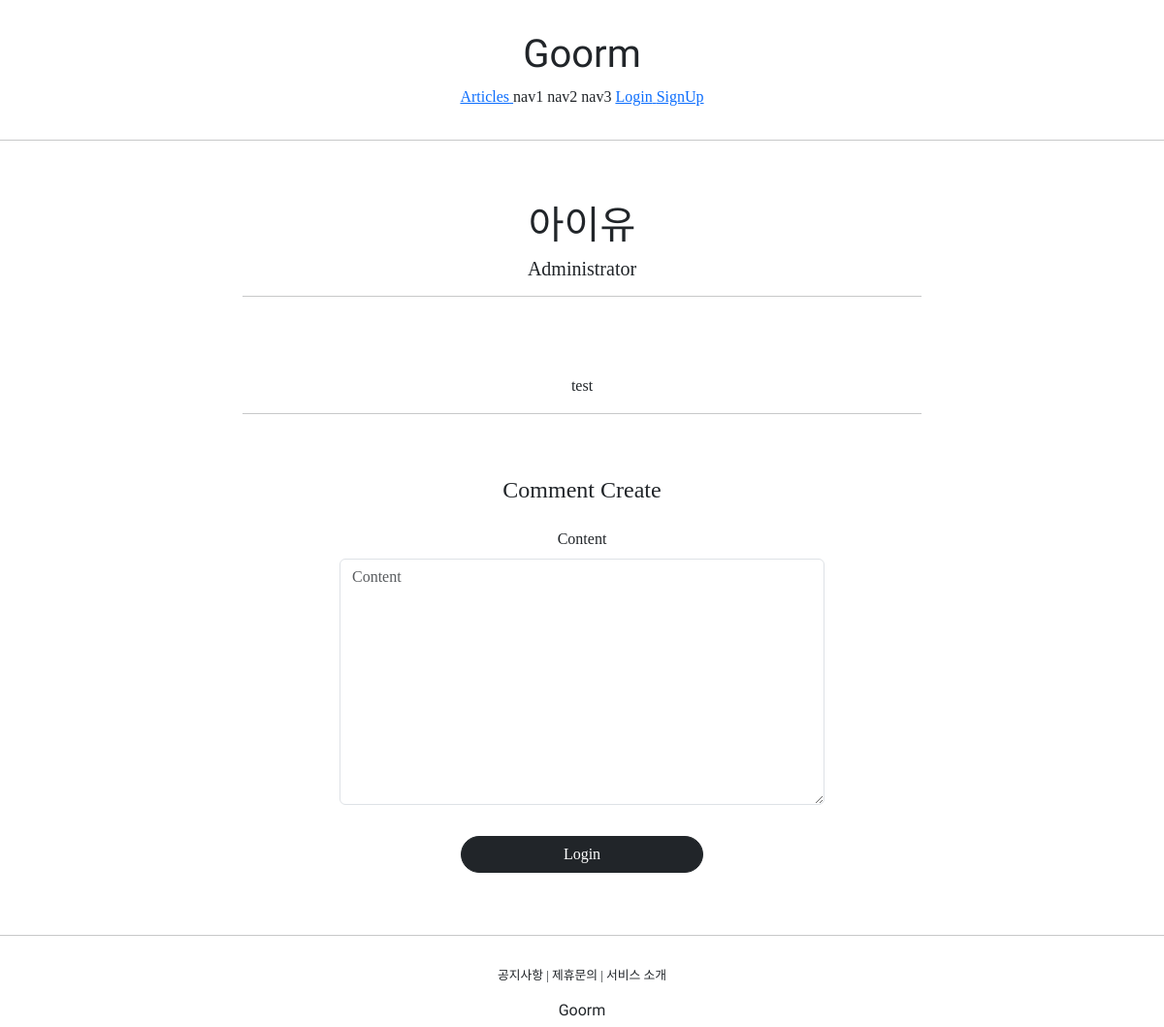
The app's page /articles/detail/4, older data.
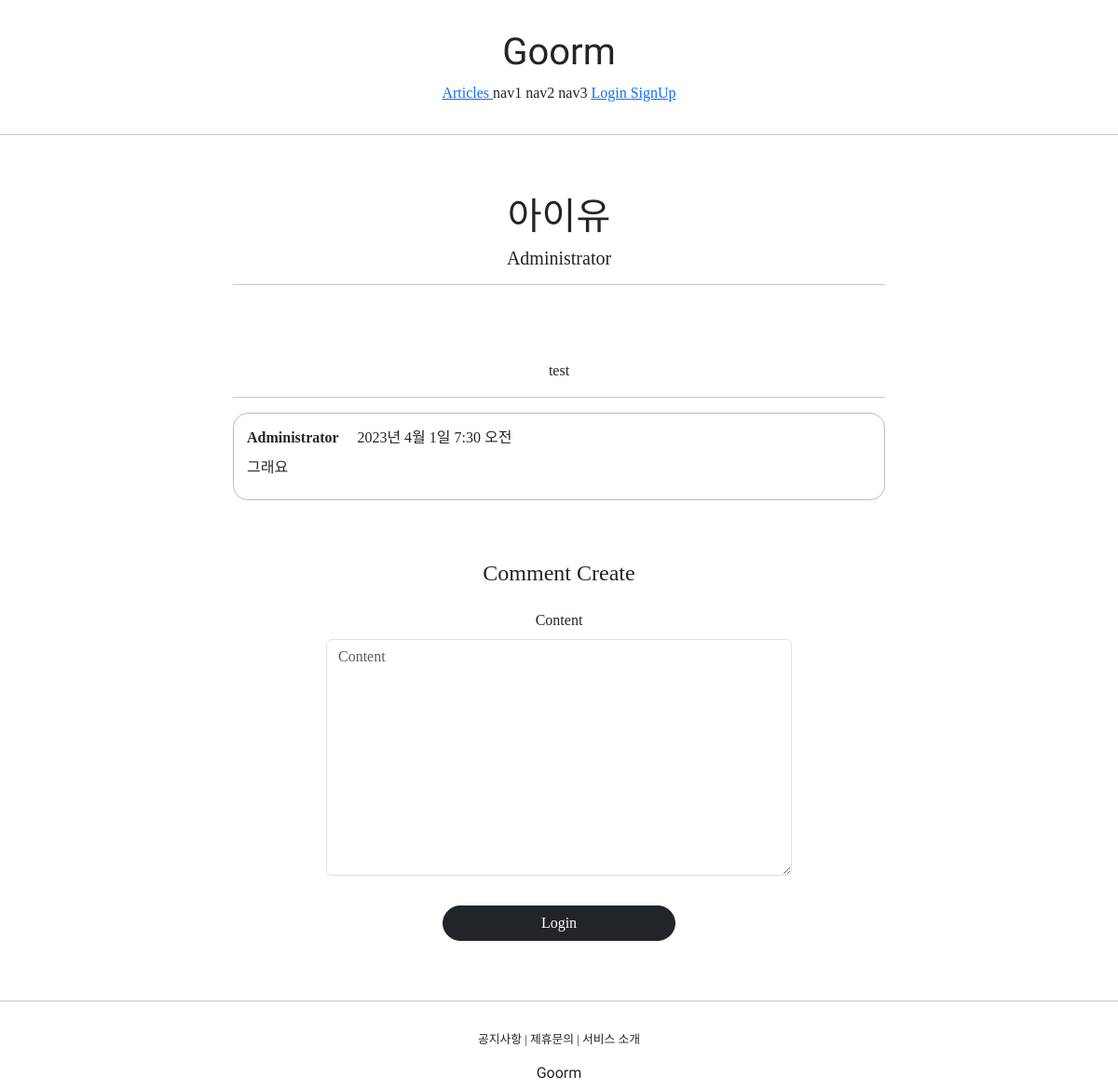
The same page, newer data.
### articleapp/models.py (models this page shows)
class Article(models.Model):
    writer = models.ForeignKey(User, on_delete=models.SET_NULL, related_name='article', null=True)
    title = models.CharField(max_length=200, null=True)
    image = models.ImageField(upload_to='article/', null=False)
    content = models.TextField(null=True)
    created_at = models.DateField(auto_now_add=True, null=True)

### profileapp/models.py (models this page shows)
class Profile(models.Model):
    user = models.OneToOneField(User, on_delete=models.CASCADE, related_name='profile')
    image = models.ImageField(upload_to='profile/', null=True)
    nickname = models.CharField(max_length=20, unique=True, null=True)
    message = models.CharField(max_length=100, null=True)

### commentapp/models.py (models this page shows)
class Comment(models.Model):
    article = models.ForeignKey(Article, on_delete=models.SET_NULL, null=True, related_name='comment')
    writer = models.ForeignKey(User, on_delete=models.SET_NULL, null=True, related_name='comment')
    content = models.TextField(null=False)
    created_at = models.DateTimeField(auto_now=True)

### articleapp/views.py (the view)
# urls.py: path('detail/<int:pk>', ArticleDetailView.as_view(), name='detail'),
class ArticleDetailView(DetailView, FormMixin):
    model = Article
    form_class = CommentCreationForm
    context_object_name = 'target_article'
    template_name = 'articleapp/detail.html'

### commentapp/forms.py
class CommentCreationForm(ModelForm):
    class Meta:
        model = Comment
        fields = ['content']

### articleapp/templates/articleapp/detail.html (shortened to what this page needs)
{% extends 'base.html' %}
{% block content %}
  <div>
      <div style="text-align: center; max-width: 700px; margin: 4rem auto;">
        <h1>
          {{ target_article.title }}
        </h1>
        <h5>
          {{ target_article.writer.profile.nickname }}
        </h5>
        <hr>
        <p>
          {{ target_article.content }}
        </p>
        <hr>
        {% for comment in target_article.comment.all %}
          {% include 'commentapp/detail.html' with comment=comment %}
        {% endfor %}
        {% include 'commentapp/create.html' with article=target_article %}
      </div>
  </div>
{% endblock %}

### templates/base.html
<!DOCTYPE html>
<html lang="ko">
{% include 'head.html' %}
<body style="font-family: 'NanumSquareR';">
    {% include 'header.html' %}
    <hr>
    {% block content %}
    {% endblock %}
    <hr>
    {% include 'footer.html' %}
</body>
</html>

### templates/head.html (shortened to what this page needs)
{% load static %}
<head>
    <link href="https://cdn.jsdelivr.net/npm/bootstrap@5.3.0-alpha1/dist/css/bootstrap.min.css" rel="stylesheet"
>
    <link rel="stylesheet" type="text/css" href="{% static 'base.css' %}">
</head>

### templates/header.html (shortened to what this page needs)
    <div class="goorm_header">
        <div>
            <h1 class="goorm_logo">Goorm</h1>
        </div>
        <div>
            <a href="{% url 'articleapp:list' %}">
                <span>Articles</span>
            </a>
            <span>nav1</span>
            <span>nav2</span>
            <span>nav3</span>
            {% if not user.is_authenticated %}
            <a href="{% url 'accountapp:login' %}?next={{ request.path }}">
                <span>Login</span>
            </a>
            <a href="{% url 'accountapp:create' %}">
                <span>SignUp</span>
            </a>
            {% endif %}
        </div>
    </div>

### commentapp/templates/commentapp/detail.html (shortened to what this page needs)
<div style="border: 1px solid; text-align: left; padding: 2%; margin: .5rem 0; border-radius: 1rem; border-color: #bbb">
    <div>
        <strong>
            {{ comment.writer.profile.nickname }}
        </strong>
        {{ comment.created_at }}
    </div>
    <div style="margin: .5rem 0">
        {{ comment.content }}
    </div>
</div>

### commentapp/templates/commentapp/create.html (shortened to what this page needs)
{% load bootstrap4 %}
{% block content %}
  <div class="goorm_500px_div">
    <div class="mb-4">
      <h4>Comment Create</h4>
    </div>
    <form action="{% url 'commentapp:create' %}" method="post">
      {% bootstrap_form form %}
      {% if user.is_authenticated %}
      <input type="submit" class="btn btn-dark rounded-pill col-6 mt-3">
      {% else %}
      <a href="{% url 'accountapp:login' %}?next={{ request.path }}"
         class="btn btn-dark rounded-pill col-6 mt-3">
        Login
      </a>
      {% endif %}
    </form>
  </div>
{% endblock %}

### templates/footer.html
    <div class="goorm_footer">
        <div class="goorm_footer_button">
            <span>공지사항</span> |
            <span>제휴문의</span> |
            <span>서비스 소개</span>
        </div>
        <div style="margin-top: 1rem;">
            <h6 class="goorm_logo">Goorm</h6>
        </div>
    </div>

### static/base.css (style rules this page uses)
.goorm_logo { font-family: 'Lobster', cursive; }
.goorm_footer_button { font-size: .8rem; }
.goorm_footer { text-align:center; margin-top: 2rem; }
.goorm_header { text-align:center; margin: 2rem 0; }
.goorm_500px_div { text-align: center; max-width: 500px; margin: 4rem auto }

Row changes from the older to the newer data that the page shows:
added Comment: writer.profile.nickname "Administrator", created_at "2023년 4월 1일 7:30 오전", content "그래요"
